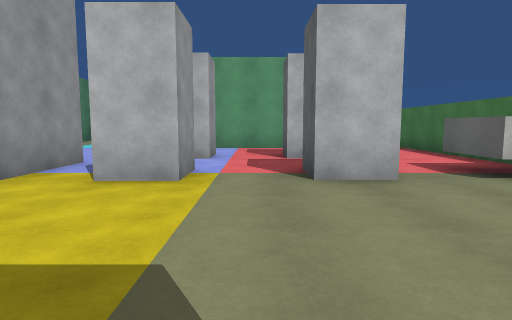
View 1 (above)

16 first-person views from a walk through a Unity game level. The camera is 1.3 m above the floor, tilts 6° down and sees 75° across. The floor is counted in squares, 2 m on a side. Each view is taken from the middle of a square. On the plan, view 1 faces up. The plan holds only what a view shows up to about 10 squares ahead; the rest is blank. The player is left out. Surface patterns are stand-ins for the level's own textures.

View 2
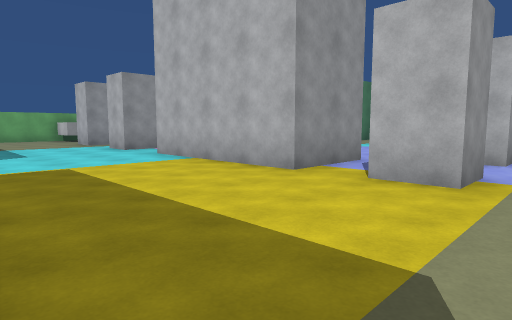

View 3
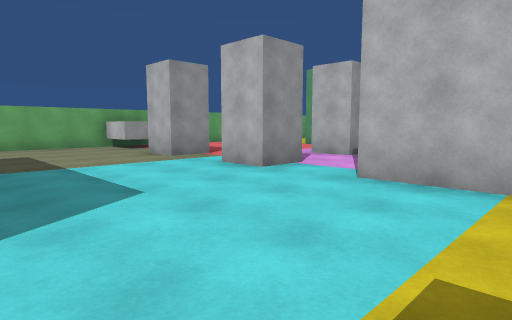

View 4
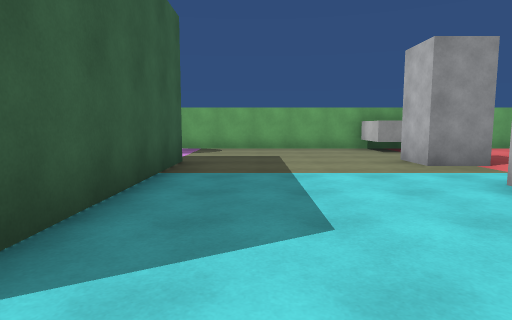

View 5
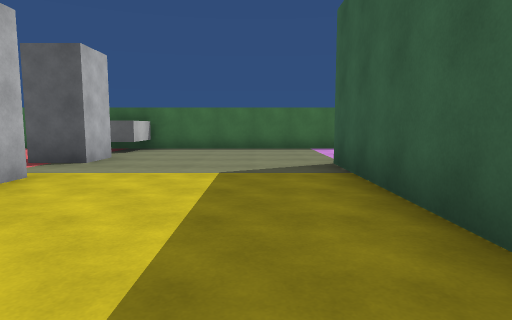

View 6
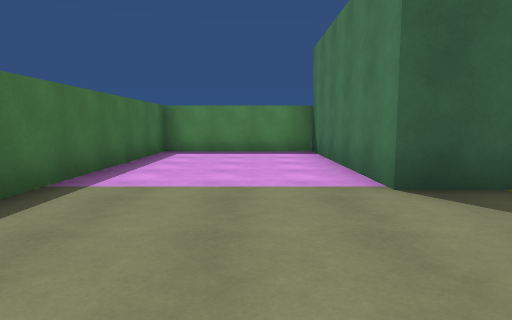

View 7
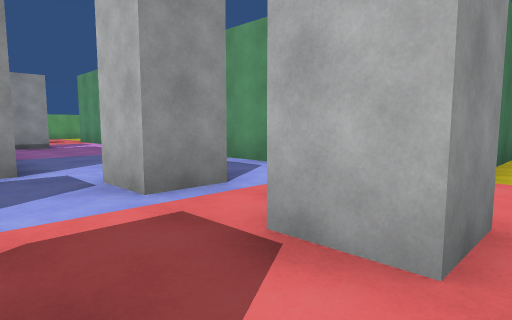

View 8
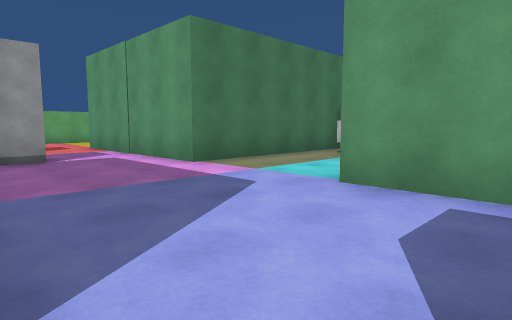

View 9
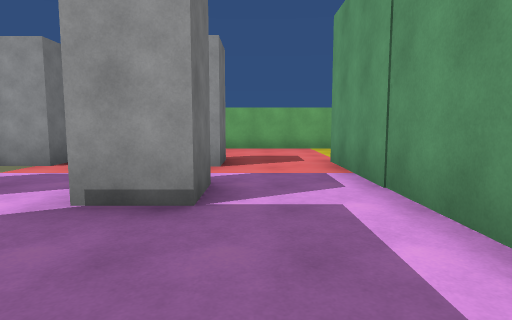

View 10
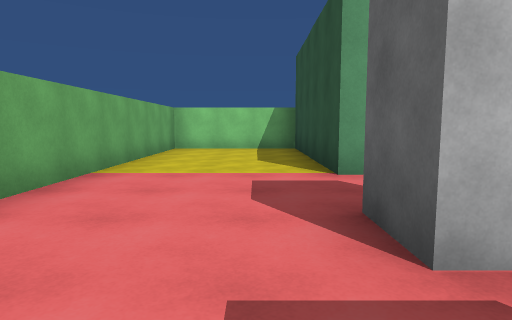

View 11
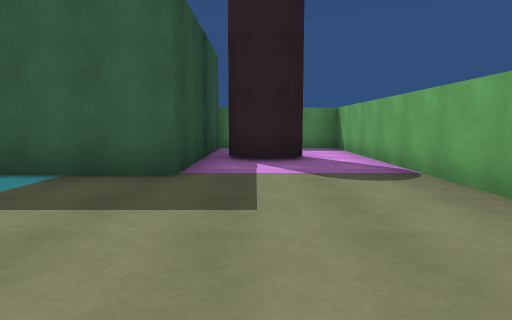

View 12
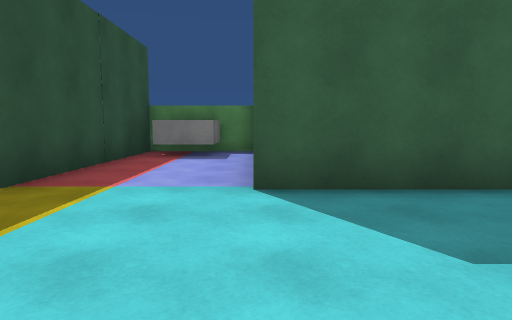

View 13
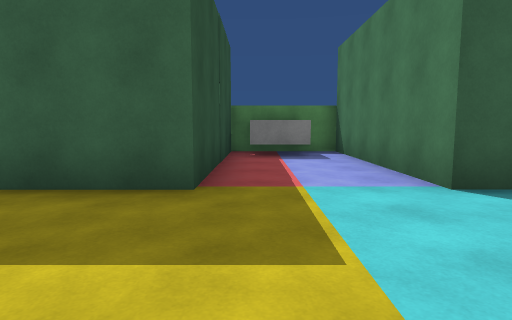

View 14
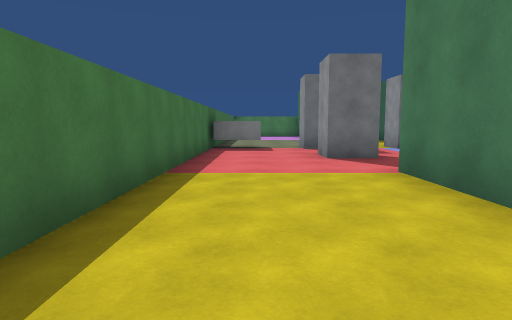

View 15
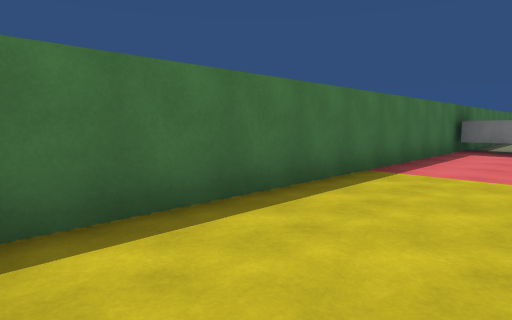

View 16
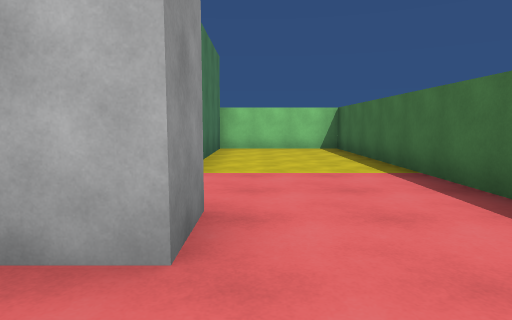

### Floor plan
Points are (right, up) in squares from view 1. A wall is a line through its corners. A room is listed if a view was taken in it or the views show most of it. See-through windows are left out.
Room 1 (views 1, 2, 3, 4, 5, 6, 7, 8, 9, 10, 11, 12, 13, 14, 15, 16)
walls: (-3, 5.9) (-3, 3.8) (-7.1, 3.8); (2.9, 3.9) (2.9, 5.1) (4.1, 5.1); (-6.1, -5) (-6.1, -3.9) (-4.9, -3.9); (0.8, 9.4) (-4, 9.4); (-15.2, 5.1) (-15.2, -5.2) (-14.2, -5.2); (-11.9, -5.2) (-11.9, -0.3) (-7, -0.3) (-7, -5.2) (-4.4, -5.2) (-4.4, -0.3) (0.6, -0.3) (0.6, -5.2) (4.2, -5.2) (4.2, 14.2) (1, 14.2) (1, 9.2); (-7, 14.2) (-7, 9.4) (-11.9, 9.4) (-11.9, 14.2) (-15.2, 14.2) (-15.2, 7.1)
objects: block (-12, 4); block (-12, 7); block (-9, 4); block (-9, 7); block (-2, 4) to (-1, 5); block (-2, 7) to (-1, 7); block (1, 4) to (1, 5); block (1, 7)

Where each view was taken, in squares from view 1:
view 1: 0 up, 0 right, facing up
view 2: 0 up, 0 right, facing up-left
view 3: 0 up, 5 left, facing up-left
view 4: 1 up, 6 left, facing left
view 5: 1 up, 5 left, facing right
view 6: 3 up, 2 right, facing down
view 7: 5 up, 2 right, facing up-left
view 8: 6 up, 2 left, facing up-left
view 9: 8 up, 6 left, facing left
view 10: 5 up, 13 left, facing up
view 11: 4 up, 13 left, facing down
view 12: 3 up, 7 left, facing down
view 13: 3 up, 5 left, facing down
view 14: 14 up, 3 right, facing down
view 15: 14 up, 2 right, facing down-right
view 16: 5 up, 2 right, facing up
